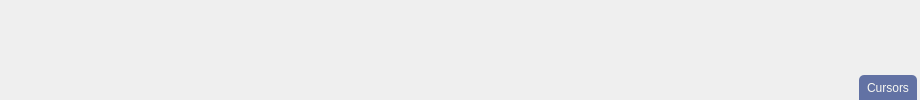
            <widget class="QWidget" name="pageFRA">
             <property name="styleSheet">
              <string notr="true">#pageFRA {
	background-color: #f8f8f2;
}</string>
             </property>
             <layout class="QGridLayout" name="gridLayout_2">
              <property name="leftMargin">
               <number>0</number>
              </property>
              <property name="topMargin">
               <number>0</number>
              </property>
              <property name="rightMargin">
               <number>0</number>
              </property>
              <property name="bottomMargin">
               <number>0</number>
              </property>
              <property name="spacing">
               <number>0</number>
              </property>
              <item row="0" column="0">
               <widget class="QFrame" name="frame">
                <property name="styleSheet">
                 <string notr="true"/>
                </property>
                <property name="frameShape">
                 <enum>QFrame::Shape::NoFrame</enum>
                </property>
                <property name="frameShadow">
                 <enum>QFrame::Shadow::Raised</enum>
                </property>
                <layout class="QGridLayout" name="gridLayout_10">
                 <property name="leftMargin">
                  <number>0</number>
                 </property>
                 <property name="topMargin">
                  <number>0</number>
                 </property>
                 <property name="rightMargin">
                  <number>0</number>
                 </property>
                 <property name="bottomMargin">
                  <number>0</number>
                 </property>
                 <property name="spacing">
                  <number>0</number>
                 </property>
                 <item row="0" column="0">
                  <widget class="GraphicsLayoutWidget" name="graphFRA" native="true">
                   <property name="sizePolicy">
                    <sizepolicy hsizetype="Expanding" vsizetype="Expanding">
                     <horstretch>0</horstretch>
                     <verstretch>0</verstretch>
                    </sizepolicy>
                   </property>
                   <property name="locale">
                    <locale language="English" country="UnitedStates"/>
                   </property>
                  </widget>
                 </item>
                 <item row="1" column="0">
                  <layout class="QHBoxLayout" name="horizontalLayout_20">
                   <property name="spacing">
                    <number>0</number>
                   </property>
                   <property name="rightMargin">
                    <number>3</number>
                   </property>
                   <item>
                    <spacer name="horizontalSpacer_4">
                     <property name="orientation">
                      <enum>Qt::Orientation::Horizontal</enum>
                     </property>
                     <property name="sizeHint" stdset="0">
                      <size>
                       <width>859</width>
                       <height>20</height>
                      </size>
                     </property>
                    </spacer>
                   </item>
                   <item>
                    <widget class="QPushButton" name="pushButtonEnableFRACursors">
                     <property name="minimumSize">
                      <size>
                       <width>0</width>
                       <height>25</height>
                      </size>
                     </property>
                     <property name="maximumSize">
                      <size>
                       <width>16777215</width>
                       <height>25</height>
                      </size>
                     </property>
                     <property name="styleSheet">
                      <string notr="true">QPushButton {
	background-color: #6272a4;	
	border-top-left-radius: 5px;
	border-top-right-radius: 5px;
    color: #f8f8f2;
	padding-left: 8px;
	padding-right: 8px;
}

QPushButton:hover {
	background-color: #7284b9;
	color: #f8f8f2;
}

QPushButton:pressed {
	background-color: #566490;
	color: #f8f8f2;
}

QPushButton:disabled {
	background-color: #aaaaaa;
}</string>
                     </property>
                     <property name="text">
                      <string>Cursors</string>
                     </property>
                     <property name="checkable">
                      <bool>true</bool>
                     </property>
                    </widget>
                   </item>
                  </layout>
                 </item>
                </layout>
               </widget>
              </item>
             </layout>
            </widget>
